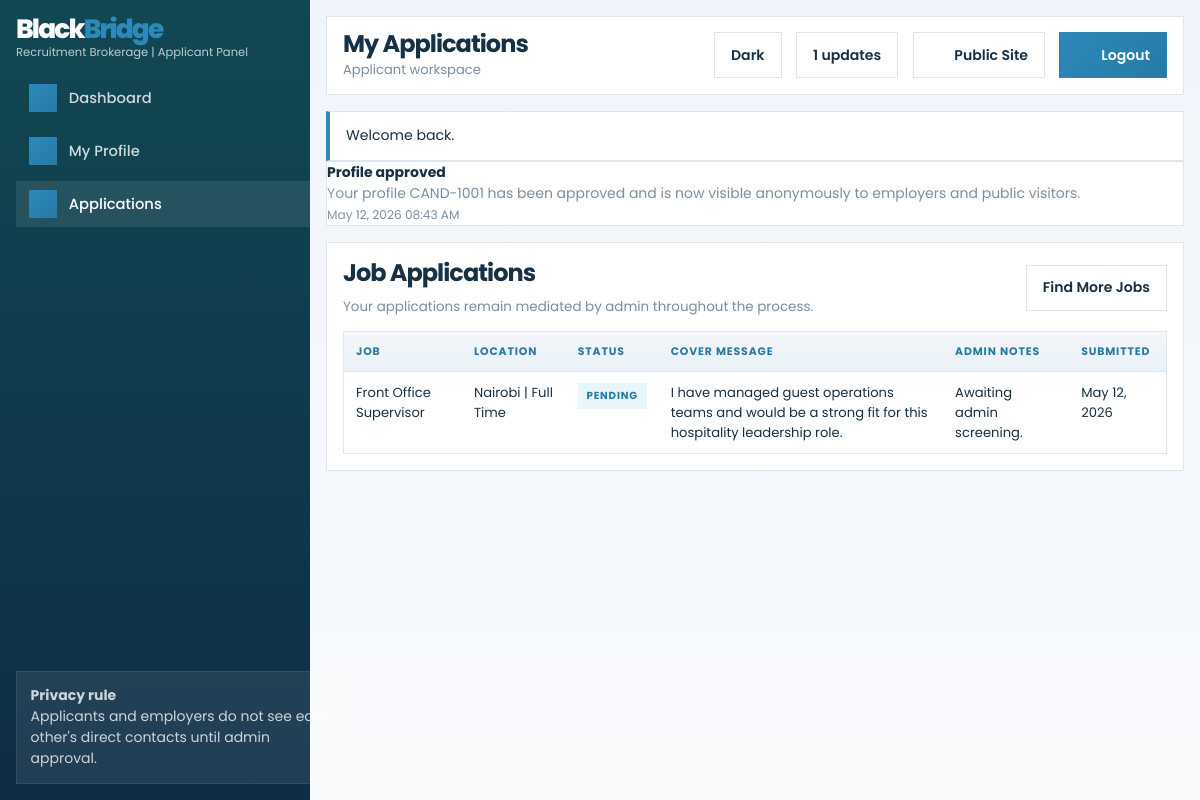
/applicant/applications.php (signed in), run on the app's committed database.
### tables this page shows
CREATE TABLE IF NOT EXISTS users (
    id INT UNSIGNED AUTO_INCREMENT PRIMARY KEY,
    role ENUM('admin', 'applicant', 'employer') NOT NULL,
    first_name VARCHAR(100) NOT NULL,
    last_name VARCHAR(100) NOT NULL,
    email VARCHAR(190) NOT NULL UNIQUE,
    phone VARCHAR(50) NOT NULL,
    password_hash VARCHAR(255) NOT NULL,
    account_status ENUM('Active', 'Inactive') NOT NULL DEFAULT 'Active',
    created_at DATETIME NOT NULL DEFAULT CURRENT_TIMESTAMP
);

CREATE TABLE IF NOT EXISTS notifications (
    id INT UNSIGNED AUTO_INCREMENT PRIMARY KEY,
    user_id INT UNSIGNED NOT NULL,
    title VARCHAR(200) NOT NULL,
    message TEXT NOT NULL,
    is_read TINYINT(1) NOT NULL DEFAULT 0,
    created_at DATETIME NOT NULL DEFAULT CURRENT_TIMESTAMP,
    CONSTRAINT fk_notifications_user
        FOREIGN KEY (user_id) REFERENCES users(id)
        ON DELETE CASCADE
);

CREATE TABLE IF NOT EXISTS job_applications (
    id INT UNSIGNED AUTO_INCREMENT PRIMARY KEY,
    job_id INT UNSIGNED NOT NULL,
    applicant_user_id INT UNSIGNED NOT NULL,
    profile_id INT UNSIGNED NOT NULL,
    cover_message TEXT NOT NULL,
    status ENUM('Pending', 'Reviewing', 'Approved', 'Rejected', 'Connected', 'Closed') NOT NULL DEFAULT 'Pending',
    admin_notes TEXT NULL,
    created_at DATETIME NOT NULL DEFAULT CURRENT_TIMESTAMP,
    updated_at DATETIME NOT NULL DEFAULT CURRENT_TIMESTAMP ON UPDATE CURRENT_TIMESTAMP,
    CONSTRAINT fk_job_applications_job
        FOREIGN KEY (job_id) REFERENCES jobs(id)
        ON DELETE CASCADE,
    CONSTRAINT fk_job_applications_user
        FOREIGN KEY (applicant_user_id) REFERENCES users(id)
        ON DELETE CASCADE,
    CONSTRAINT fk_job_applications_profile
        FOREIGN KEY (profile_id) REFERENCES candidate_profiles(id)
        ON DELETE CASCADE
);

CREATE TABLE IF NOT EXISTS jobs (
    id INT UNSIGNED AUTO_INCREMENT PRIMARY KEY,
    title VARCHAR(200) NOT NULL,
    category_id INT UNSIGNED NULL,
    location VARCHAR(150) NOT NULL,
    employment_type VARCHAR(80) NOT NULL,
    salary_min DECIMAL(10, 2) NULL,
    salary_max DECIMAL(10, 2) NULL,
    summary TEXT NOT NULL,
    description LONGTEXT NOT NULL,
    requirements LONGTEXT NULL,
    status ENUM('Draft', 'Published', 'Closed') NOT NULL DEFAULT 'Draft',
    is_featured TINYINT(1) NOT NULL DEFAULT 0,
    created_by INT UNSIGNED NULL,
    created_at DATETIME NOT NULL DEFAULT CURRENT_TIMESTAMP,
    updated_at DATETIME NOT NULL DEFAULT CURRENT_TIMESTAMP ON UPDATE CURRENT_TIMESTAMP,
    CONSTRAINT fk_jobs_category
        FOREIGN KEY (category_id) REFERENCES skill_categories(id)
        ON DELETE SET NULL,
    CONSTRAINT fk_jobs_creator
        FOREIGN KEY (created_by) REFERENCES users(id)
        ON DELETE SET NULL
);

### includes/auth.php (called while the page is built, shortened)
<?php
function current_user(): ?array
{
    static $cachedUser = null;
    static $cachedUserId = null;
    $userId = $_SESSION['user_id'] ?? null;
    if ($cachedUser !== null && $cachedUserId === (int) $userId) {
        return $cachedUser;
    }
    global $pdo;
    $statement = $pdo->prepare(
        'SELECT u.*, ep.company_name
         FROM users u
         LEFT JOIN employer_profiles ep ON ep.user_id = u.id
         WHERE u.id = :id
         LIMIT 1'
    );
    $statement->execute(['id' => $userId]);
    $user = $statement->fetch();
    $cachedUser = $user;
    $cachedUserId = (int) $userId;
    return $cachedUser;
}
function is_logged_in(): bool
{
    return current_user() !== null;
}
function require_login(): void
{
    if (is_logged_in()) {
        return;
    }
}
function require_role(array|string $roles): void
{
    require_login();
    $roles = (array) $roles;
    $user = current_user();
    if ($user !== null && in_array($user['role'], $roles, true)) {
        return;
    }
}

### applicant/applications.php (the view, shortened to what this page needs)
<?php
require_once dirname(__DIR__) . '/config/config.php';
require_role('applicant');
$pageTitle = 'My Applications';
$currentUser = current_user();
$statement = $pdo->prepare(
    'SELECT ja.*, j.title, j.location, j.employment_type
     FROM job_applications ja
     INNER JOIN jobs j ON j.id = ja.job_id
     WHERE ja.applicant_user_id = :user_id
     ORDER BY ja.created_at DESC'
);
$statement->execute(['user_id' => $currentUser['id']]);
$applications = $statement->fetchAll();
require_once dirname(__DIR__) . '/includes/dashboard_header.php';
?>
<section class="table-card">
    <div class="section-head">
        <div>
            <h2>Job Applications</h2>
            <p>Your applications remain mediated by admin throughout the process.</p>
        </div>
        <a class="ghost-button" href="<?= e(app_url('jobs.php')) ?>">Find More Jobs</a>
    </div>
    <div class="table-wrap">
        <table>
            <thead>
                <tr>
                    <th>Job</th>
                    <th>Location</th>
                    <th>Status</th>
                    <th>Cover Message</th>
                    <th>Admin Notes</th>
                    <th>Submitted</th>
                </tr>
            </thead>
            <tbody>
                <?php foreach ($applications as $application): ?>
                    <tr>
                        <td><?= e($application['title']) ?></td>
                        <td><?= e($application['location']) ?> | <?= e($application['employment_type']) ?></td>
                        <td><span class="badge <?= e(status_badge_class($application['status'])) ?>"><?= e($application['status']) ?></span></td>
                        <td><?= e(truncate_text($application['cover_message'], 120)) ?></td>
                        <td><?= e($application['admin_notes'] ?: 'No notes yet') ?></td>
                        <td><?= e(format_date($application['created_at'])) ?></td>
                    </tr>
                <?php endforeach; ?>
            </tbody>
        </table>
    </div>
</section>
<?php require_once dirname(__DIR__) . '/includes/dashboard_footer.php'; ?>

### includes/dashboard_header.php (shortened to what this page needs)
<?php
$pageTitle = $pageTitle ?? 'Dashboard';
$currentUser = current_user();
$flashMessages = get_flashes();
$notificationCount = unread_notification_count($pdo, (int) $currentUser['id']);
$notifications = fetch_notifications($pdo, (int) $currentUser['id']);
$brandPrimary = site_setting($pdo, 'branding.primary_word', 'Black');
$brandAccent = site_setting($pdo, 'branding.accent_word', 'Bridge');
$brandTagline = site_setting($pdo, 'branding.tagline', 'Recruitment Brokerage');
$navigation = match ($currentUser['role']) {
    'admin' => [
        ['label' => 'Dashboard', 'path' => 'admin/dashboard.php', 'icon' => 'dashboard'],
        ['label' => 'Jobs', 'path' => 'admin/jobs.php', 'icon' => 'briefcase'],
        ['label' => 'Applicants', 'path' => 'admin/applicants.php', 'icon' => 'users'],
        ['label' => 'Employers', 'path' => 'admin/employers.php', 'icon' => 'building'],
        ['label' => 'Requests', 'path' => 'admin/requests.php', 'icon' => 'link'],
        ['label' => 'Applications', 'path' => 'admin/applications.php', 'icon' => 'document'],
        ['label' => 'Categories', 'path' => 'admin/categories.php', 'icon' => 'category'],
        ['label' => 'Content', 'path' => 'admin/content.php', 'icon' => 'spark'],
        ['label' => 'Reports', 'path' => 'admin/reports.php', 'icon' => 'chart'],
    ],
    'applicant' => [
        ['label' => 'Dashboard', 'path' => 'applicant/dashboard.php', 'icon' => 'dashboard'],
        ['label' => 'My Profile', 'path' => 'applicant/profile.php', 'icon' => 'user-check'],
        ['label' => 'Applications', 'path' => 'applicant/applications.php', 'icon' => 'document'],
    ],
    default => [
        ['label' => 'Dashboard', 'path' => 'employer/dashboard.php', 'icon' => 'dashboard'],
        ['label' => 'Candidates', 'path' => 'employer/candidates.php', 'icon' => 'users'],
        ['label' => 'Requests', 'path' => 'employer/requests.php', 'icon' => 'link'],
    ],
};
?>
<!DOCTYPE html>
<html lang="en" data-theme="light">
<head>
    <link rel="stylesheet" href="<?= e(versioned_asset_url('css/style.css')) ?>">
</head>
<body class="dashboard-body">
    <div class="dashboard-shell">
        <aside class="sidebar" data-sidebar>
            <div class="sidebar-brand">
                <a class="brand brand-logo dashboard-brand" href="<?= e(app_url('index.php')) ?>">
                    <span class="brand-copy">
                        <span class="brand-name">
                            <span class="brand-word brand-word-light"><?= e($brandPrimary) ?></span><span class="brand-word brand-word-accent"><?= e($brandAccent) ?></span>
                        </span>
                        <small><?= e($brandTagline) ?> | <?= e(role_label($currentUser['role'])) ?> Panel</small>
                    </span>
                </a>
            </div>
            <nav class="sidebar-nav">
                <?php foreach ($navigation as $item): ?>
                    <a class="<?= e(active_class([$item['path']])) ?>" href="<?= e(app_url($item['path'])) ?>">
                        <span class="nav-icon"><?= ui_icon($item['icon'] ?? 'spark', 'nav-icon-svg') ?></span>
                        <?= e($item['label']) ?>
                    </a>
                <?php endforeach; ?>
            </nav>
            <div class="sidebar-card">
                <strong>Privacy rule</strong>
                <p>Applicants and employers do not see each other's direct contacts until admin approval.</p>
            </div>
        </aside>
        <div class="dashboard-main">
            <header class="dashboard-topbar">
                <div class="dashboard-topbar-left">
                    <div>
                        <h1><?= e($pageTitle) ?></h1>
                        <p><?= e(role_label($currentUser['role'])) ?> workspace</p>
                    </div>
                </div>
                <div class="dashboard-topbar-right">
                    <button type="button" class="ghost-button theme-toggle" data-theme-toggle>Theme</button>
                    <div class="notification-pill"><?= e((string) $notificationCount) ?> updates</div>
                    <a class="ghost-button" href="<?= e(app_url('index.php')) ?>"><?= ui_icon('globe', 'button-icon') ?>Public Site</a>
                    <a class="button button-dark" href="<?= e(app_url('logout.php')) ?>"><?= ui_icon('lock', 'button-icon') ?>Logout</a>
                </div>
            </header>
            <?php if ($flashMessages !== []): ?>
                <div class="flash-stack dashboard-flashes">
                    <?php foreach ($flashMessages as $flash): ?>
                        <div class="flash flash-<?= e($flash['type']) ?>" data-flash>
                            <?= e($flash['message']) ?>
                        </div>
                    <?php endforeach; ?>
                </div>
            <?php endif; ?>
            <?php if ($notifications !== []): ?>
                <section class="notification-bar">
                    <?php foreach ($notifications as $notification): ?>
                        <article class="notification-item">
                            <strong><?= e($notification['title']) ?></strong>
                            <p><?= e(truncate_text($notification['message'], 110)) ?></p>
                            <small><?= e(format_date($notification['created_at'], 'M d, Y h:i A')) ?></small>
                        </article>
                    <?php endforeach; ?>
                </section>
            <?php endif; ?>
            <main class="dashboard-content">

### data on the page
users: role "Applicant"
notifications: title "Profile approved", message "Your profile CAND-1001 has been approved and is now visible anonymously to employers and public visitors.", created_at "May 12, 2026 08:43 AM"
job_applications: job.title "Front Office Supervisor", job.location "Nairobi", job.employment_type "Full Time", status "PENDING", cover_message "I have managed guest operations teams and would be a strong fit for this hospitality leadership role.", admin_notes "Awaiting admin screening.", created_at "May 12, 2026"

### other printed values
$brandPrimary "Black"
$brandAccent "Bridge"
$brandTagline "Recruitment Brokerage"
$item['label'] "Dashboard"
$item['label'] "My Profile"
$item['label'] "Applications"
$pageTitle "My Applications"
$notificationCount "1"
$flash['message'] "Welcome back."
